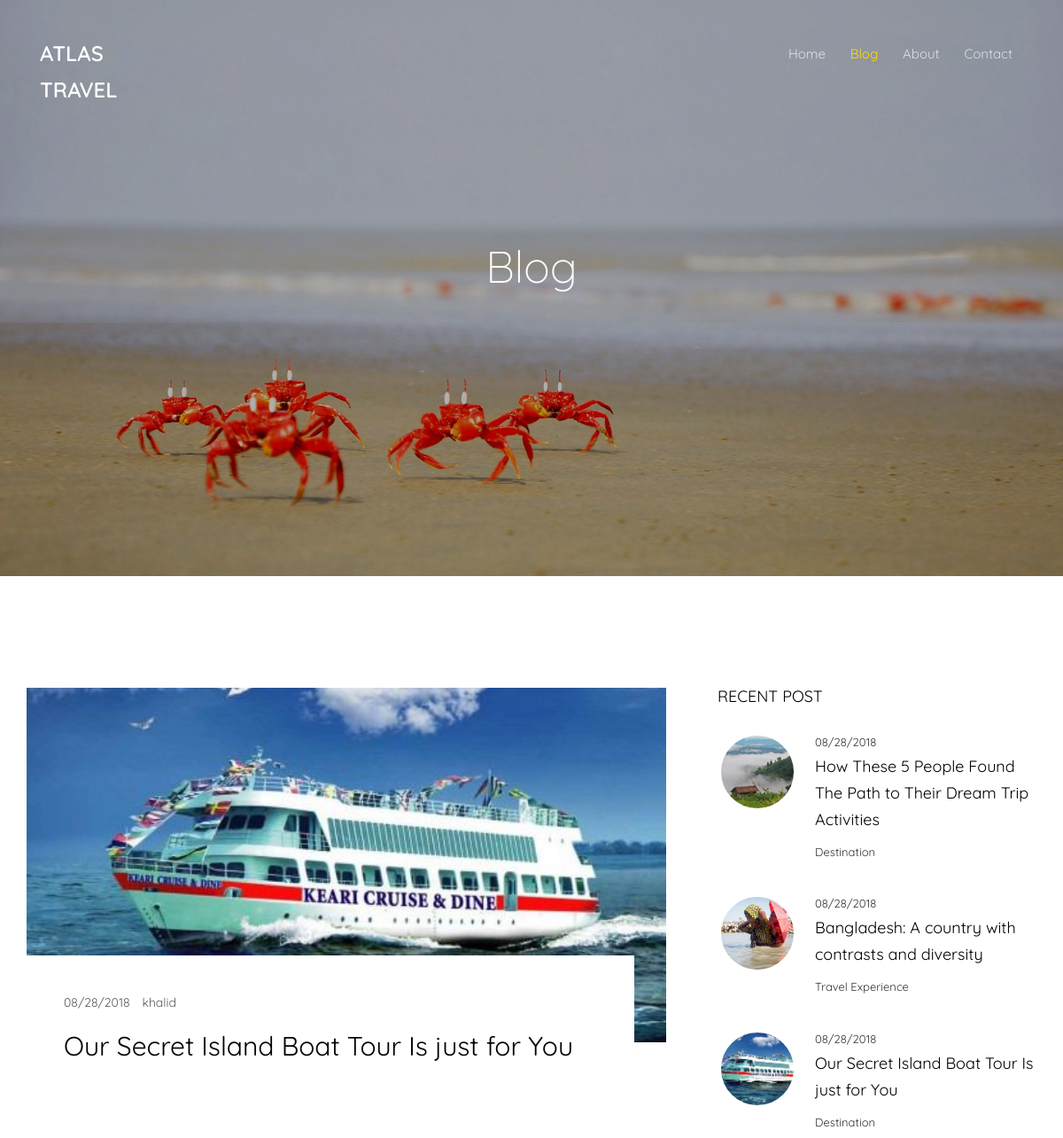
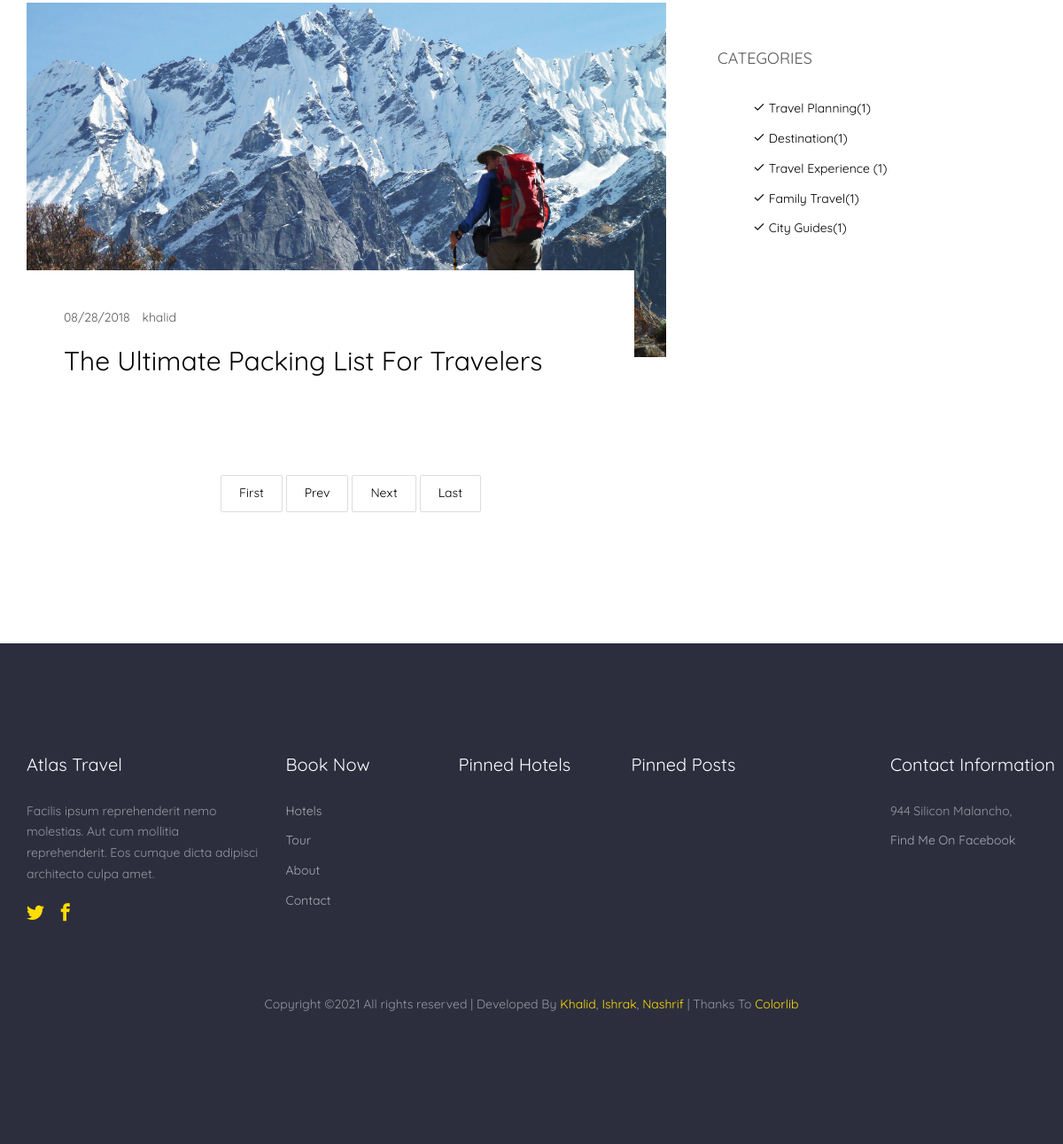
The page /blog.php?pageno=2 on the database its author committed (2 pictures, top to bottom).
### tables this page shows
CREATE TABLE `posts` (
  `post_id` int(11) NOT NULL,
  `cat_id` int(11) DEFAULT NULL,
  `title` text,
  `description` text,
  `addedOn` timestamp NOT NULL DEFAULT CURRENT_TIMESTAMP ON UPDATE CURRENT_TIMESTAMP,
  `addedBy` varchar(50) DEFAULT NULL,
  `deletedAt` timestamp NULL DEFAULT NULL,
  `image` varchar(200) DEFAULT NULL,
  `last_modified` varchar(50) NOT NULL,
  `deletedBy` varchar(50) DEFAULT NULL
);

CREATE TABLE `categories` (
  `cat_id` int(11) NOT NULL,
  `title` varchar(100) DEFAULT NULL,
  `deletedAt` timestamp NULL DEFAULT NULL,
  `last_modified` varchar(50) NOT NULL,
  `deletedBy` varchar(50) NOT NULL
);

### blog.php (the view, shortened to what this page needs)
<!DOCTYPE HTML>
<html>
	<head>
	<link rel="stylesheet" href="back/dist/css/public.css" />
	<link rel="stylesheet" href="css/animate.css">
	<link rel="stylesheet" href="css/icomoon.css">
	<link rel="stylesheet" href="css/bootstrap.css">
	<link rel="stylesheet" href="css/magnific-popup.css">
	<link rel="stylesheet" href="css/flexslider.css">
	<link rel="stylesheet" href="css/owl.carousel.min.css">
	<link rel="stylesheet" href="css/owl.theme.default.min.css">
	<link rel="stylesheet" href="css/bootstrap-datepicker.css">
	<link rel="stylesheet" href="fonts/flaticon/font/flaticon.css">
	<link rel="stylesheet" href="css/style.css">
	</head>
	<body>
	<div id="page">
<?php include 'nav.php'; ?>
		<aside id="colorlib-hero">
			<div class="flexslider">
				<ul class="slides">
			   	<li style="background-image: url(images/cover-img-22.jpg);">
			   		<div class="overlay"></div>
			   		<div class="container-fluid">
			   			<div class="row">
				   			<div class="col-md-6 col-md-offset-3 col-sm-12 col-xs-12 slider-text">
				   				<div class="slider-text-inner text-center">
				   					<h1>Blog</h1>
				   				</div>
				   			</div>
				   		</div>
			   		</div>
			   	</li>
			  	</ul>
		  	</div>
		</aside>
		<div id="colorlib-blog">
			<div class="container">
				<div class="row">
					<div class="col-md-8">
						<div class="wrap-division">
							<?php
							    require 'config.php';
							    if (isset($_GET['pageno'])) {
							        $pageno = $_GET['pageno'];
							    } else {
							        $pageno = 1;
							    }
							    $no_of_records_per_page = 2;
							    $offset = ($pageno-1) * $no_of_records_per_page;
						        $total_pages_sql = "SELECT COUNT(*) FROM posts where deletedAt is NULL";
						        $result = mysqli_query($conn,$total_pages_sql);
						        $total_rows = mysqli_fetch_array($result)[0];
						        $total_pages = ceil($total_rows / $no_of_records_per_page);
							    $statement="SELECT * from posts where deletedAt is NULL LIMIT $offset, $no_of_records_per_page";
			                    $res_data = mysqli_query($conn, $statement);
			                    if (mysqli_num_rows($res_data) > 0)
			                    {
			                        while($row = mysqli_fetch_assoc($res_data))
			                        {
			                     		$timeStamp = $row['addedOn'];
										$timeStamp = date( "m/d/Y", strtotime($timeStamp));
										echo "<article class=\"animate-box\">";
											echo "<div class=\"blog-img\" style=\"background-image: url(Admin/$row[image]);\"></div>";
											echo "<div class=\"desc\">";
												echo "<div class=\"meta\">";
													echo "<p>";
														echo "<span>$timeStamp </span>";
														echo "<span>$row[addedBy] </span>";
													echo "</p>";
												echo "</div>";
												echo "<h2><a href=\"post-view.php?post_id=$row[post_id]\">$row[title]</a></h2>";
											echo "</div>";
										echo "</article>";
			                        }
			                    }
			                    else
			                    {
			                        echo "Nothing found in db";
			                    }
							?>
						</div>
						<div class="row">
							<div class="col-md-12 text-center">
							    <ul class="pagination">
							        <li><a href="?pageno=1">First</a></li>
							        <li class="<?php if($pageno <= 1){ echo 'disabled'; } ?>">
							            <a href="<?php if($pageno <= 1){ echo '#'; } else { echo "?pageno=".($pageno - 1); } ?>">Prev</a>
							        </li>
							        <li class="<?php if($pageno >= $total_pages){ echo 'disabled'; } ?>">
							            <a href="<?php if($pageno >= $total_pages){ echo '#'; } else { echo "?pageno=".($pageno + 1); } ?>">Next</a>
							        </li>
							        <li><a href="?pageno=<?php echo $total_pages; ?>">Last</a></li>
							    </ul>
							</div>
						</div>
					</div>
					<div class="col-md-4">
						<div class="sidebar-wrap">
							<div class="side animate-box">
								<h3 class="sidebar-heading">Recent Post</h3>
							<?php
							    require 'config.php';
							    $statement="SELECT * from posts where deletedAt is NULL order by addedOn asc LIMIT 3";
			                    $res_data = mysqli_query($conn, $statement);
			                    if (mysqli_num_rows($res_data) > 0)
			                    {
			                        while($row = mysqli_fetch_assoc($res_data))
			                        {
			                      		$cat_title_query= mysqli_query($conn, "SELECT title from categories WHERE cat_id= $row[cat_id]");
			                     		$cat_title= mysqli_fetch_assoc($cat_title_query);
			                     		$title= $cat_title['title'];
			                     		$timeStamp = $row['addedOn'];
										$timeStamp = date( "m/d/Y", strtotime($timeStamp));
										echo "<div class=\"blog-entry-side\">";
											echo "<a href=\"post-view.php?post_id=$row[post_id]\" class=\"blog-post\">";
												echo "<span class=\"img\" style=\"background-image: url(Admin/$row[image]);\"></span>";
												echo "<div class=\"desc\">";
													echo "<span class=\"date\">$timeStamp</span>";
													echo "<h3>$row[title]</h3>";
													echo "<span class=\"cat\">$title</span>";
												echo "</div>";
											echo "</a>";
										echo "</div>";
			                        }
			                    }
			                    else
			                    {
			                        echo "Nothing found in db";
			                    }
							?>
							</div>
							<div class="side animate-box">
								<div class="sidebar-heading">Categories</div>
								<ul class="category">
							<?php
							    require 'config.php';
							    $statement="SELECT cat_id, title, COUNT(*) as CatCount from categories WHERE deletedAt is NULL GROUP BY cat_id";
			                    $res_data = mysqli_query($conn, $statement);
			                    if (mysqli_num_rows($res_data) > 0)
			                    {
			                        while($row = mysqli_fetch_assoc($res_data))
			                        {
										echo "<li><a href=\"categories-view.php?cat_id=$row[cat_id]\"><i class=\"icon-check\"></i> $row[title]<span>($row[CatCount])</span></a></li>";
			                        }
			                    }
			                    else
			                    {
			                        echo "Nothing found in db";
			                    }
							?>
								</ul>
							</div>
						</div>
					</div>
				</div>
			</div>
		</div>
<?php include 'footer.php'; ?>
	</div>
	</body>
</html>

### nav.php
<nav class="colorlib-nav" role="navigation">
	<div class="top-menu">
		<div class="container-fluid">
			<div class="row">
				<div class="col-xs-2">
					<div id="colorlib-logo"><a href="index.php">Atlas Travel</a></div>
				</div>
				<div class="col-xs-10 text-right menu-1">
					<ul>
						<li class="<?php echo basename($_SERVER['PHP_SELF'])=="index.php" ? "active" : "" ?>"><a href="index.php">Home</a></li>
						<li class="<?php echo basename($_SERVER['PHP_SELF'])=="blog.php" ? "active" : "" ?>"><a href="blog.php">Blog</a></li>
						<li class="<?php echo basename($_SERVER['PHP_SELF'])=="about.php" ? "active" : "" ?>"><a href="about.php">About</a></li>
						<li class="<?php echo basename($_SERVER['PHP_SELF'])=="contact.php" ? "active" : "" ?>"><a href="contact.php">Contact</a></li>
					</ul>
				</div>
			</div>
		</div>
	</div>
</nav>

### footer.php (shortened to what this page needs)
		<footer id="colorlib-footer" role="contentinfo">
			<div class="container">
				<div class="row row-pb-md">
					<div class="col-md-3 colorlib-widget">
						<h4>Atlas Travel</h4>
						<p>Facilis ipsum reprehenderit nemo molestias. Aut cum mollitia reprehenderit. Eos cumque dicta adipisci architecto culpa amet.</p>
						<p>
							<ul class="colorlib-social-icons">
								<li><a href=""><i class="icon-twitter"></i></a></li>
								<li><a href=""><i class="icon-facebook"></i></a></li>
							</ul>
						</p>
					</div>
					<div class="col-md-2 colorlib-widget">
						<h4>Book Now</h4>
						<p>
							<ul class="colorlib-footer-links">
								<li><a href="hotels.php">Hotels</a></li>
								<li><a href="tours.php">Tour</a></li>
								<li><a href="about.php">About</a></li>
								<li><a href="contact.php">Contact</a></li>
							</ul>
						</p>
					</div>
					<div class="col-md-2 colorlib-widget">
						<h4>Pinned Hotels</h4>
					</div>
					<div class="col-md-2">
						<h4>Pinned Posts</h4>
					</div>
					<div class="col-md-3 col-md-push-1">
						<h4>Contact Information</h4>
						<ul class="colorlib-footer-links">
							<li>944 Silicon Malancho, <br> </li>
							<li><a href="">Find Me On Facebook</a></li>
						</ul>
					</div>
				</div>
				<div class="row">
					<div class="col-md-12 text-center">
						<p>
Copyright &copy;<script>document.write(new Date().getFullYear());</script> All rights reserved | Developed By <a href="https://facebook.com/iamkih" target="_blank">Khalid</a>, <a href="https://www.facebook.com/ishrak.mohammad.3" target="_blank">Ishrak</a>, <a href="https://www.facebook.com/nashrif.rian" target="_blank">Nashrif</a> | Thanks To <a href="https://colorlib.com" target="_blank">Colorlib</a>
						</p>
					</div>
				</div>
			</div>
		</footer>

### css/icomoon.css (style rules this page uses)
[class^="icon-"], [class*=" icon-"] { font-family: 'icomoon' !important; speak: none; font-style: normal; font-weight: normal; font-variant: normal; text-transform: none; line-height: 1; -webkit-font-smoothing: antialiased; -moz-osx-font-smoothing: grayscale; }
.icon-check:before { content: "\e92a"; }
.icon-facebook:before { content: "\ed07"; }
.icon-twitter:before { content: "\ed0d"; }

### css/flexslider.css (style rules this page uses)
.slides, .slides > li, .flex-control-nav, .flex-direction-nav { margin: 0; padding: 0; list-style: none; }
.flexslider { margin: 0; padding: 0; }
.flexslider .slides > li { display: none; -webkit-backface-visibility: hidden; }
.flexslider .slides:after { display: block; clear: both; visibility: hidden; line-height: 0; height: 0; }
.flexslider { margin: 0 0 60px; background: #ffffff; border: 4px solid #ffffff; position: relative; zoom: 1; -webkit-border-radius: 4px; -moz-border-radius: 4px; border-radius: 4px; -webkit-box-shadow: '' 0 1px 4px rgba(0, 0, 0, 0.2); -moz-box-shadow: '' 0 1px 4px rgba(0, 0, 0, 0.2); -o-box-shadow: '' 0 1px 4px rgba(0, 0, 0, 0.2); box-shadow: '' 0 1px 4px rgba(0, 0, 0, 0.2); }
.flexslider .slides { zoom: 1; }

### rows shown on the page
posts: image (picture), addedOn "08/28/2018", addedBy "khalid", title "Our Secret Island Boat Tour Is just for You", cat.title "Destination"
posts: image (picture), addedOn "08/28/2018", addedBy "khalid", title "The Ultimate Packing List For Travelers"
posts: image (picture), addedOn "08/28/2018", title "How These 5 People Found The Path to Their Dream Trip Activities", cat.title "Destination"
posts: image (picture), addedOn "08/28/2018", title "Bangladesh: A country with contrasts and diversity", cat.title "Travel Experience"
categories: title "Travel Planning", row "1"
categories: title "Destination", row "1"
categories: title "Travel Experience", row "1"
categories: title "Family Travel", row "1"
categories: title "City Guides", row "1"
